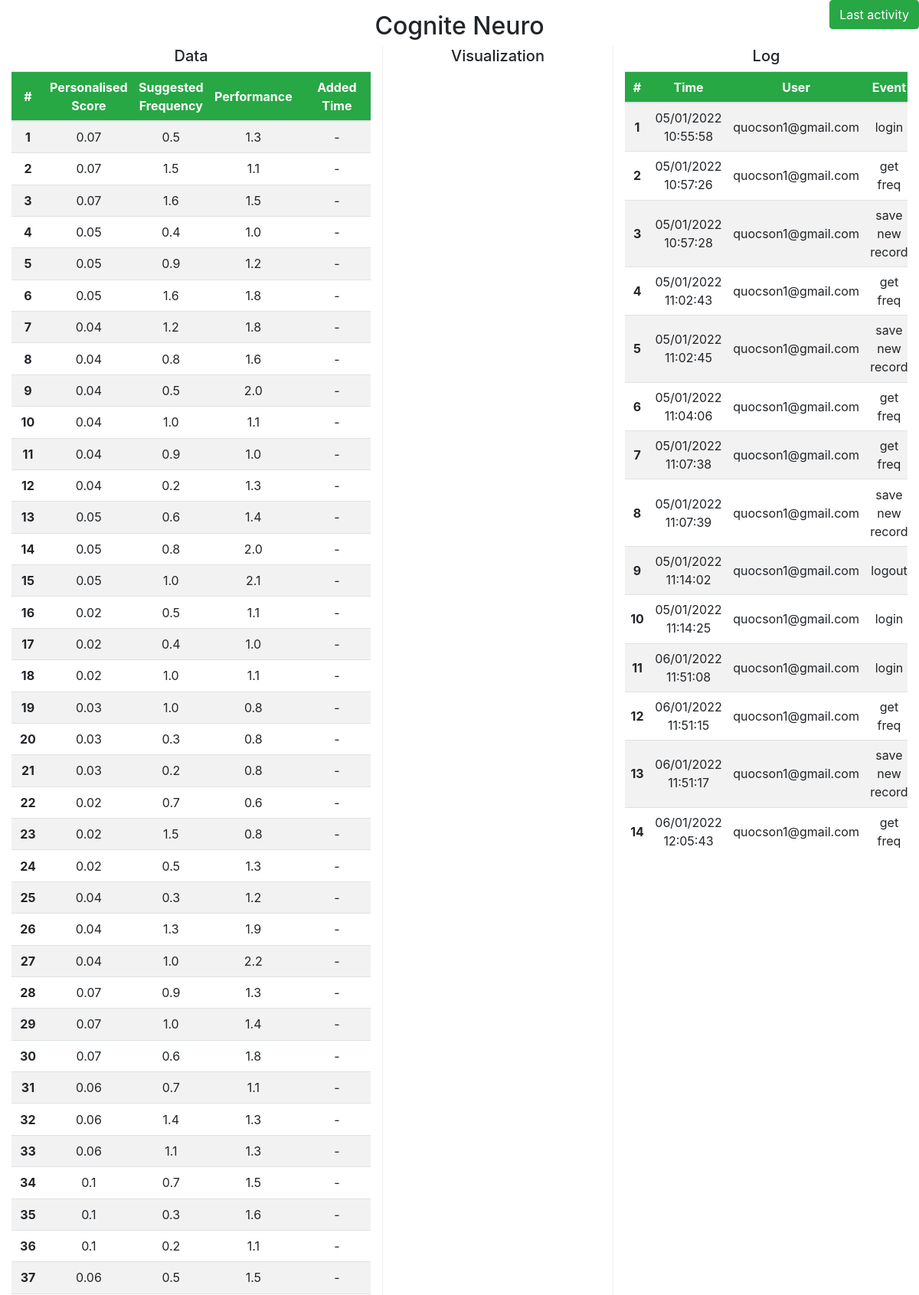
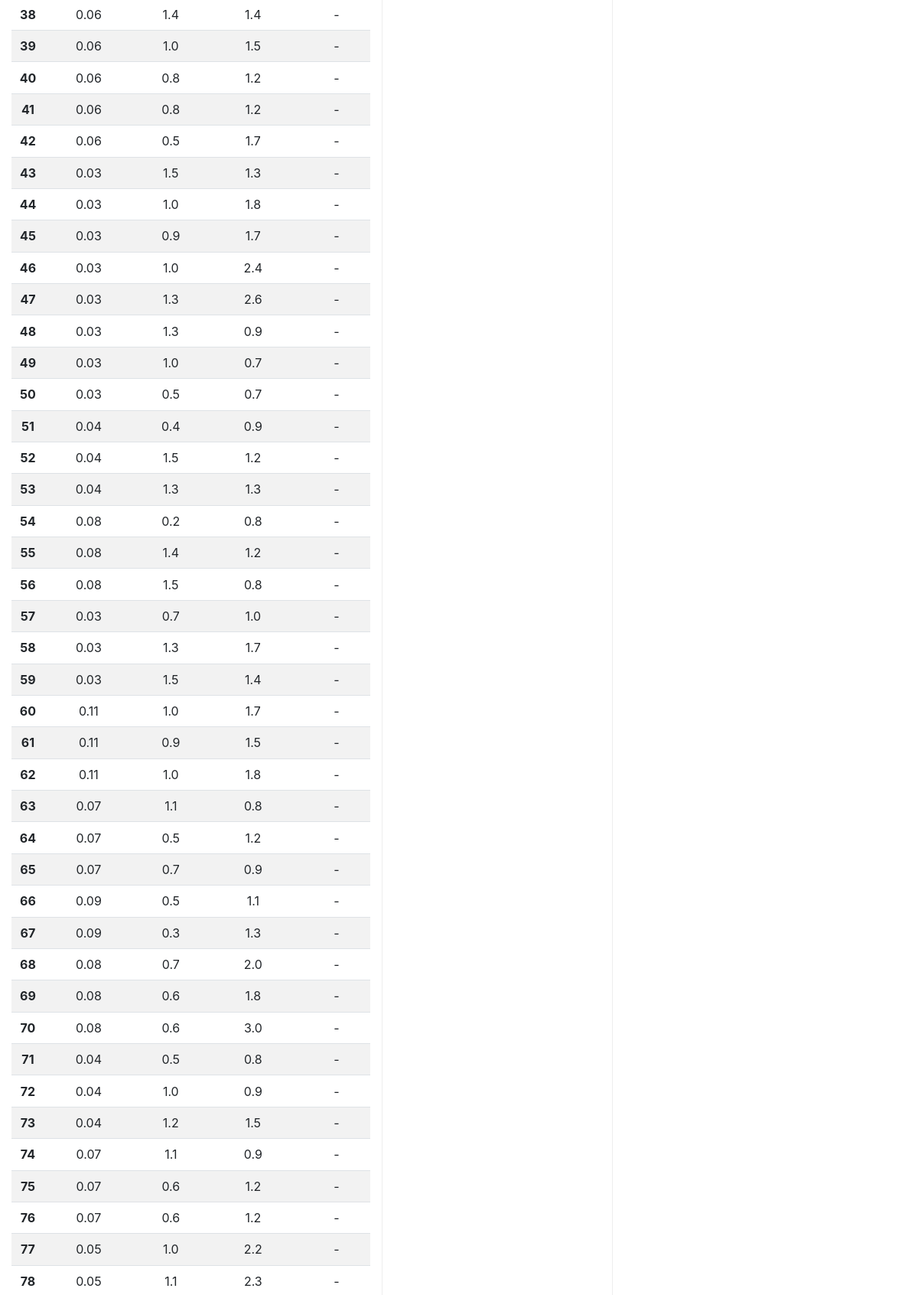
The page /admin (upper part) on the database its author committed (2 pictures, top to bottom).
### app.py (models this page shows)
class History(db.Model):
    id = db.Column(db.Integer, primary_key = True)
    public_id = db.Column(db.String(50), unique = True)
    email = db.Column(db.String(70))
    name = db.Column(db.String(100))
    time = db.Column(db.String(70))
    event = db.Column(db.String(80))

### app.py (the view)
@app.route('/admin')
def admin():
    try:
        history = History.query.all()
        df = pd.read_csv(DATA_PATH + 'GLOBAL.csv', header=None)
        df = df.drop(1, axis=1)
        table_data = df.values.tolist()
        new_table_data = []
        for row in table_data:
            new_table_data.append([round(row[0],1), round(row[1], 2), float("{:.1f}".format(row[2])), row[3]])
        last_activitys = last_activity()
        return render_template('admin.html', table_data=new_table_data, table_history=history, table_last_activity=last_activitys)
    except:
        return render_template('admin.html')

### app.py (called while the page is built)
def last_activity():
    user = User.query.all()
    table_last_activity = []
    for u in user:
        history = History.query\
                .filter_by(email = u.email)\
                .order_by(History.time.desc())\
                .first()
        if history:
            table_last_activity.append(history)
    return table_last_activity

### templates/admin.html (shortened to what this page needs)
<!DOCTYPE html>
<html lang="en">
    <head>
        <link rel="stylesheet" href="https://maxcdn.bootstrapcdn.com/bootstrap/4.5.2/css/bootstrap.min.css">
        <link rel="stylesheet" href="../assets/index.css">
    </head>
    <body>
        <div id="container" class="container-fluid"">
            <h2 class="text-center">Cognite Neuro</h2>
            <div class="row">
                <div class="col-5 data-section">
                    <h5 class="text-center">Data</h5>
                    <div class="table-data">
                        <table class="table table-striped">
                            <thead>
                                <tr>
                                    <th scope="col" class="align-middle">#</th>
                                    <th scope="col">Personalised Score</th>
                                    <th scope="col">Suggested Frequency</th>
                                    <th scope="col" class="align-middle">Performance</th>
                                    <th scope="col" class="align-middle">Added Time</th>
                                </tr>
                            </thead>
                            <tbody id="tbody">
                                {% for row in table_data %}
                                    <tr>
                                        <th class="align-middle" scope="row">{{ loop.index0+1 }}</th>
                                        <td class="align-middle">{{ row[1] }}</td>
                                        <td class="align-middle">{{ row[0] }}</td>
                                        <td class="align-middle">{{ row[2] }}</td>
                                        <td class="align-middle">{{ row[3] }}</td>
                                    </tr>
                                {% endfor %}
                            </tbody>
                        </table>
                    </div>
                </div>
                <div class="col-3">
                    <h5 class="text-center">Visualization</h5>
                </div>
                <div class="col-4 instruction-section">
                    <h5 class="text-center">Log</h5>
                    <div class="table-data">
                        <table class="table table-striped">
                            <thead>
                                <tr>
                                    <th scope="col" class="align-middle">#</th>
                                    <th scope="col" class="align-middle">Time</th>
                                    <th scope="col" class="align-middle">User</th>
                                    <th scope="col" class="align-middle">Event</th>
                                </tr>
                            </thead>
                            <tbody id="tbody">
                                {% for row in table_history %}
                                    <tr>
                                        <th class="align-middle" scope="row">{{ loop.index0+1 }}</th>
                                        <td class="align-middle">{{ row.time }}</td>
                                        <td class="align-middle">{{ row.email }}</td>
                                        <td class="align-middle">{{ row.event }}</td>
                                    </tr>
                                {% endfor %}
                            </tbody>
                        </table>
                    </div>
                </div>
            </div>
            <div style="position: absolute; top: 0; right: 0;">
                <button class="btn btn-success" data-toggle="modal" data-target="#lastActivity">Last activity</button>
            </div>
        </div>
    </body>
</html>

### assets/index.css (style rules this page uses)
#container { padding-top: 15px; }
.data-section { border-right: 1px solid #eee; }
.table-data { max-height: 84.5vh; overflow-y: scroll; }
.table td, .table th { padding: .45rem; }
thead { background-color: #28a745; color: white; }
th, td { text-align: center; }
.instruction-section { border-left: 1px solid #eee; }

### rows shown on the page
History: time "05/01/2022 10:55:58", email "quocson1@gmail.com", event "login"
History: time "05/01/2022 10:57:26", email "quocson1@gmail.com", event "get freq"
History: time "05/01/2022 10:57:28", email "quocson1@gmail.com", event "save new record"
History: time "05/01/2022 11:02:43", email "quocson1@gmail.com", event "get freq"
History: time "05/01/2022 11:02:45", email "quocson1@gmail.com", event "save new record"
History: time "05/01/2022 11:04:06", email "quocson1@gmail.com", event "get freq"
History: time "05/01/2022 11:07:38", email "quocson1@gmail.com", event "get freq"
History: time "05/01/2022 11:07:39", email "quocson1@gmail.com", event "save new record"
History: time "05/01/2022 11:14:02", email "quocson1@gmail.com", event "logout"
History: time "05/01/2022 11:14:25", email "quocson1@gmail.com", event "login"
History: time "06/01/2022 11:51:08", email "quocson1@gmail.com", event "login"
History: time "06/01/2022 11:51:15", email "quocson1@gmail.com", event "get freq"
History: time "06/01/2022 11:51:17", email "quocson1@gmail.com", event "save new record"
History: time "06/01/2022 12:05:43", email "quocson1@gmail.com", event "get freq"

### other values the page prints
{{ row[1] }} "0.07" "0.07" "0.07" "0.05" "0.05" "0.05" "0.04" "0.04" "0.04" "0.04" "0.04" "0.04" "0.05" "0.05" "0.05" "0.02" "0.02" "0.02" "0.03" "0.03" "0.03" "0.02" "0.02" "0.02" "0.04" "0.04" "0.04" "0.07" "0.07" "0.07" "0.06" "0.06" "0.06" "0.1" "0.1" "0.1" "0.06" "0.06" "0.06" "0.06" "0.06" "0.06" "0.03" "0.03" "0.03" "0.03" "0.03" "0.03" "0.03" "0.03" "0.04" "0.04" "0.04" "0.08" "0.08" "0.08" "0.03" "0.03" "0.03" "0.11" "0.11" "0.11" "0.07" "0.07" "0.07" "0.09" "0.09" "0.08" "0.08" "0.08" "0.04" "0.04" "0.04" "0.07" "0.07" "0.07" "0.05" "0.05"
{{ row[0] }} "0.5" "1.5" "1.6" "0.4" "0.9" "1.6" "1.2" "0.8" "0.5" "1.0" "0.9" "0.2" "0.6" "0.8" "1.0" "0.5" "0.4" "1.0" "1.0" "0.3" "0.2" "0.7" "1.5" "0.5" "0.3" "1.3" "1.0" "0.9" "1.0" "0.6" "0.7" "1.4" "1.1" "0.7" "0.3" "0.2" "0.5" "1.4" "1.0" "0.8" "0.8" "0.5" "1.5" "1.0" "0.9" "1.0" "1.3" "1.3" "1.0" "0.5" "0.4" "1.5" "1.3" "0.2" "1.4" "1.5" "0.7" "1.3" "1.5" "1.0" "0.9" "1.0" "1.1" "0.5" "0.7" "0.5" "0.3" "0.7" "0.6" "0.6" "0.5" "1.0" "1.2" "1.1" "0.6" "0.6" "1.0" "1.1"
{{ row[2] }} "1.3" "1.1" "1.5" "1.0" "1.2" "1.8" "1.8" "1.6" "2.0" "1.1" "1.0" "1.3" "1.4" "2.0" "2.1" "1.1" "1.0" "1.1" "0.8" "0.8" "0.8" "0.6" "0.8" "1.3" "1.2" "1.9" "2.2" "1.3" "1.4" "1.8" "1.1" "1.3" "1.3" "1.5" "1.6" "1.1" "1.5" "1.4" "1.5" "1.2" "1.2" "1.7" "1.3" "1.8" "1.7" "2.4" "2.6" "0.9" "0.7" "0.7" "0.9" "1.2" "1.3" "0.8" "1.2" "0.8" "1.0" "1.7" "1.4" "1.7" "1.5" "1.8" "0.8" "1.2" "0.9" "1.1" "1.3" "2.0" "1.8" "3.0" "0.8" "0.9" "1.5" "0.9" "1.2" "1.2" "2.2" "2.3"
{{ row[3] }} "-" "-" "-" "-" "-" "-" "-" "-" "-" "-" "-" "-" "-" "-" "-" "-" "-" "-" "-" "-" "-" "-" "-" "-" "-" "-" "-" "-" "-" "-" "-" "-" "-" "-" "-" "-" "-" "-" "-" "-" "-" "-" "-" "-" "-" "-" "-" "-" "-" "-" "-" "-" "-" "-" "-" "-" "-" "-" "-" "-" "-" "-" "-" "-" "-" "-" "-" "-" "-" "-" "-" "-" "-" "-" "-" "-" "-" "-"
